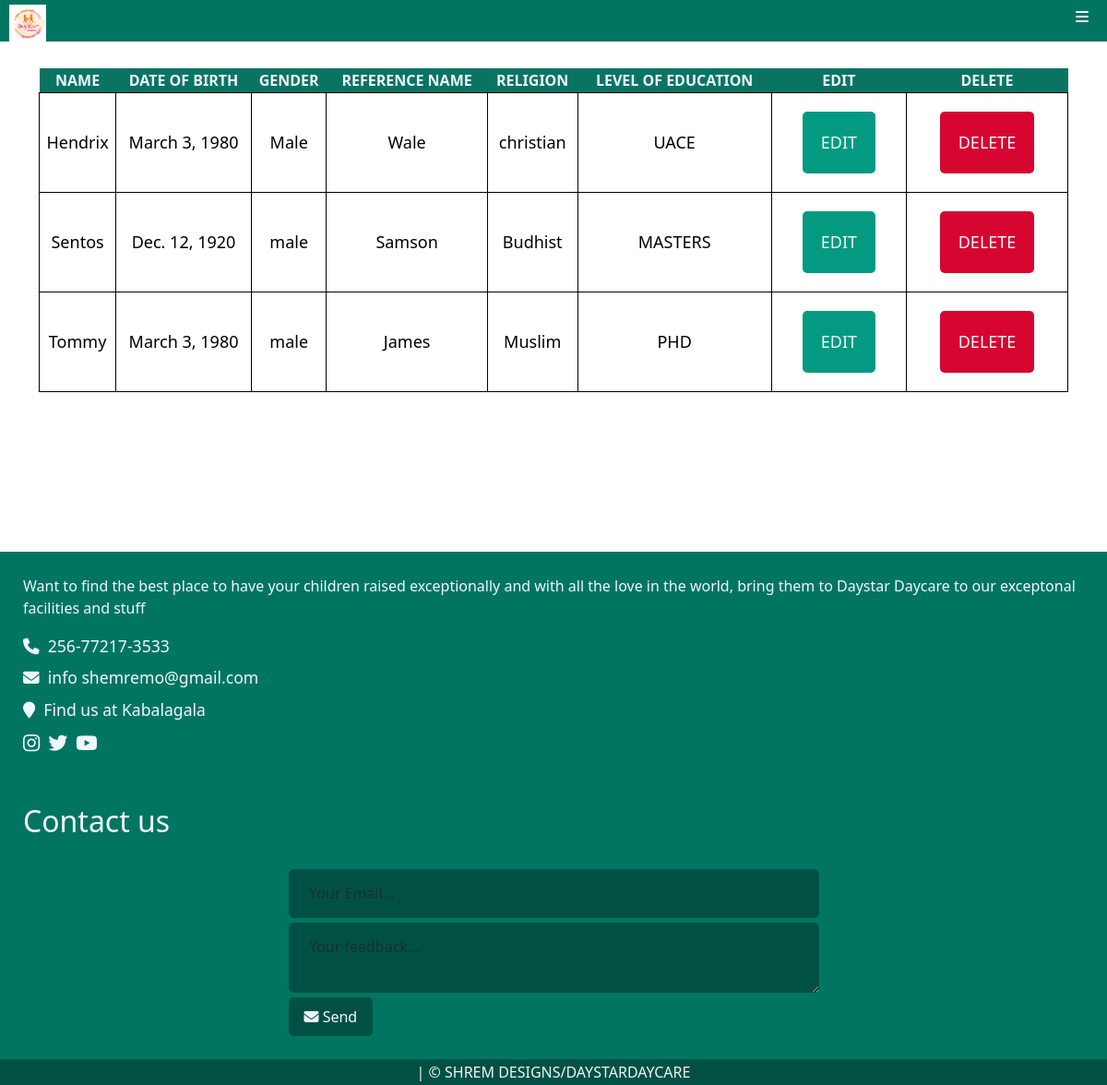
The app's page /sitterstatus/ (signed in) with its own data.
### Daystarapp/models.py (models this page shows, shortened)
class Sitterreg(models.Model):
    GENDER_CHOICES = [
        ('male', 'Male'),
        ('female', 'Female'),
    ]
    sittername = models.CharField(max_length=100, null=True, blank=True)
    sitterbirth = models.DateField( null=True, blank=True)
    sitter_gender = models.CharField(max_length=100, null=True, blank=True, choices=GENDER_CHOICES)
    sitterloc = models.CharField(max_length=100, null=True, blank=True)
    sitterNIN = models.CharField( max_length=30, null=True, blank=True)
    sitterno = models.IntegerField( null=True, blank=True)
    sitterkin =models.CharField(max_length=100, null=True, blank=True)
    sitterreco = models.CharField(max_length=100, null=True, blank=True)
    sitterreligion = models.CharField(max_length=100, null=True, blank=True)
    sittereduc = models.CharField(max_length=100, null=True, blank=True)

### Daystarapp/views.py (the view)
# urls.py: path('sitterstatus/', views.sitterview, name='sitterview'),
@login_required(login_url='index')
def sitterview(request):
    sitters = Sitterreg.objects.all()
    return render(request, 'Daystarapp/sitterstatus.html', {'sitters': sitters})

### Daystarapp/templates/Daystarapp/sitterstatus.html (shortened to what this page needs)
{% extends "Daystarapp/base.html" %}
{% load static %}
{% load crispy_forms_tags %}
{% load bootstrap5 %}
{% block content %}
<br>
<div class="container" style="min-height: 500px;">
  <div style="overflow-x: auto;">
    <table style="width: 100%;">
      <tr>
            <th>NAME</th>
            <th>DATE OF BIRTH</th>
            <th>GENDER</th>
            <th>REFERENCE NAME</th>
            <th>RELIGION</th>
            <th>LEVEL OF EDUCATION</th>
            <th>EDIT</th>
            <th>DELETE</th>
      </tr>
        {% for sits in sitters %}
      <tr>
            <td>{{sits.sittername}}</td>
            <td>{{sits.sitterbirth}}</td>
            <td>{{sits.sitter_gender}}</td>
            <td>{{sits.sitterreco}}</td>
            <td>{{sits.sitterreligion}}</td>
            <td>{{sits.sittereduc}}</td>
            <td><a href="/editsitterview/{{sits.id}}"><button type="submit" class="edbutton">EDIT</button></a></td>
            <td><a href="/deletesitterview/{{sits.id}}"><button type="submit" class="debutton" style="background-color: rgb(214, 6, 48);">DELETE</button></a></td>
      </tr>
        {% endfor %}
    </table>
    <br>
  </div>
</div>
<br>
{% endblock %}

### Daystarapp/static/css/style.css (style rules this page uses)
html, body { background-color: white; padding: 0% !important; margin: 0% !important; height: 100%; position: relative; }
* { padding: 0%; margin: 0%; }
.container button { border: none; border-radius: 5px; color:aliceblue; background-color: rgb(3, 154, 129); padding: 20px; margin: 20px; }
::placeholder { color: #f0f8ff; }
table { width: 100%; color: #f0f8ff; text-align: center; }
th { padding: 1px; background-color: rgb(10, 116, 98); }
td { font-size: large; border: 1px solid black; color: black; background-color: white; }
@media only screen and (max-width: 1200px) { table { width: 100%; } }

### records on screen
Sitterreg: sittername "Hendrix", sitterbirth "March 3, 1980", sitter_gender "Male", sitterreco "Wale", sitterreligion "christian", sittereduc "UACE"
Sitterreg: sittername "Sentos", sitterbirth "Dec. 12, 1920", sitter_gender "male", sitterreco "Samson", sitterreligion "Budhist", sittereduc "MASTERS"
Sitterreg: sittername "Tommy", sitterbirth "March 3, 1980", sitter_gender "male", sitterreco "James", sitterreligion "Muslim", sittereduc "PHD"
